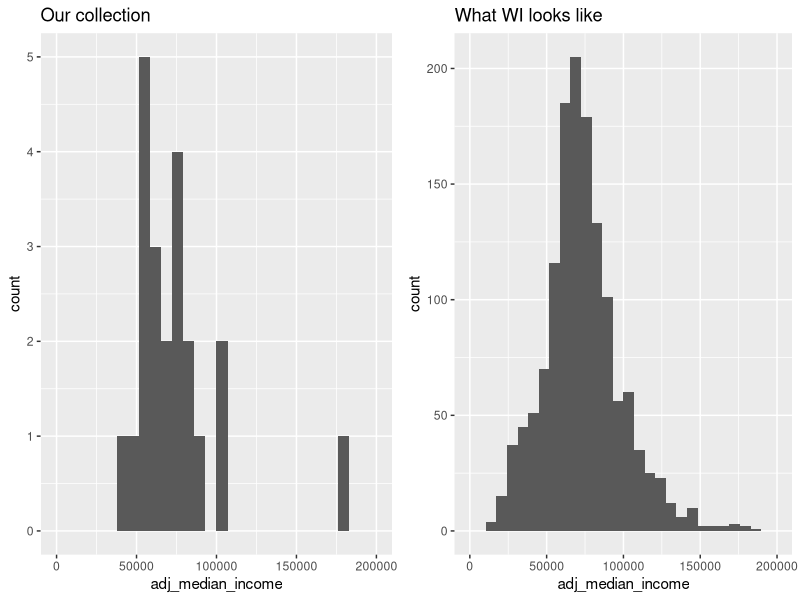
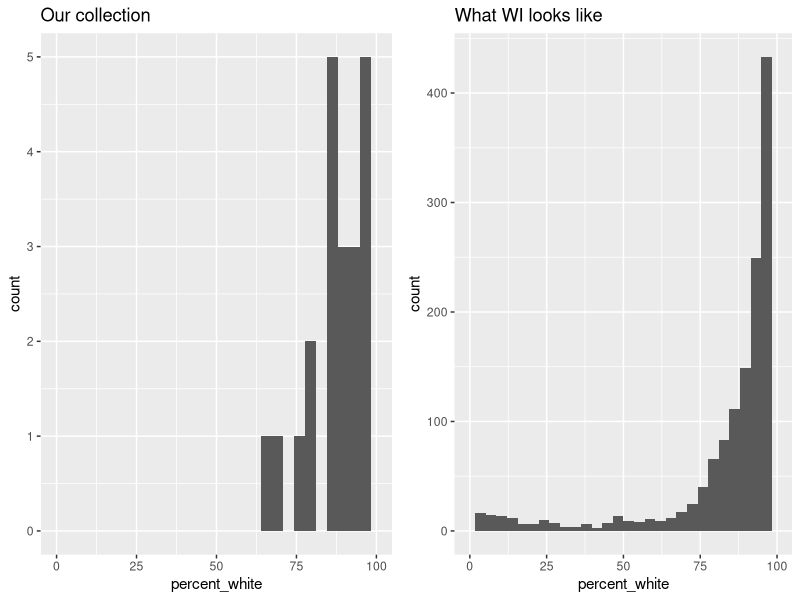
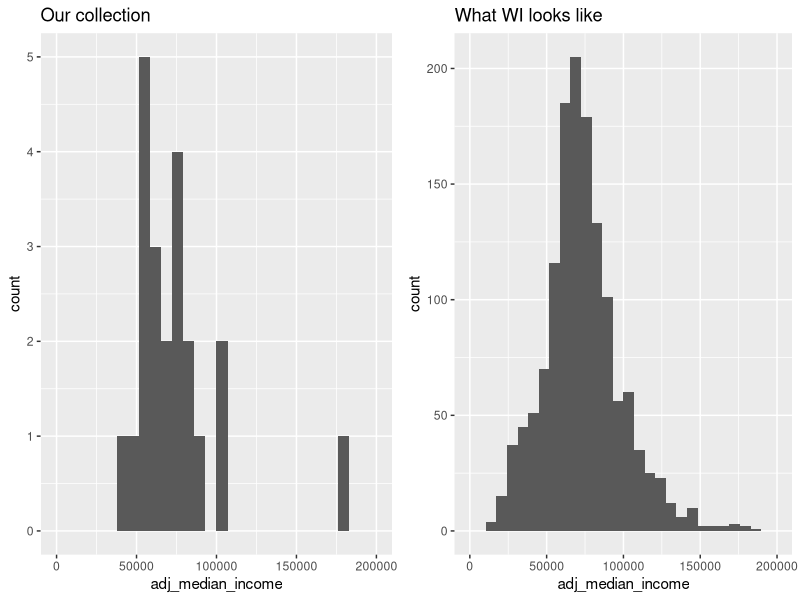
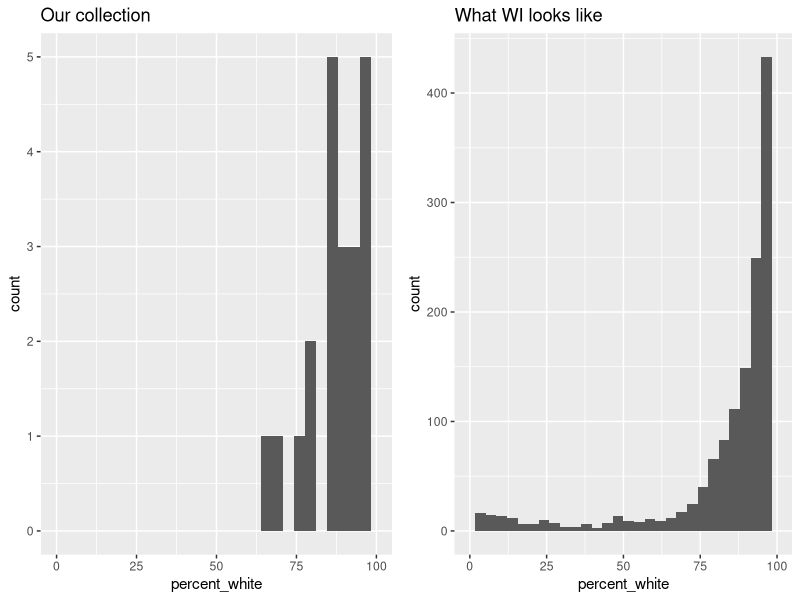

Source code (R) for these figures, in order: (Note: this script raises an error after producing the figures.)
# EMMA J. GRAHAM LINCK, MS
# Edited by Tung Nguyen - June 7, 2020

# Setup packages ####
### Install packages only if not present
if (!require("ggpubr")) install.packages("ggpubr")
if (!require("tidyverse")) install.packages("tidyverse")

### Loading packages
library(tidyverse); library(ggpubr)

### Setting working directory for Github repo
setwd('~/Documents/GitHub/ProjectSnafu')


# SECTION 1: RETROSPECTIVE: Assessing representativeness of sample #####
census_income <- read.csv("InputData/ACSST5Y2018.S1903_data_with_overlays_2020-05-29T093325.csv",
                   skip = 1, stringsAsFactors = FALSE)
#View(census_income)
census_income$Estimate..Median.income..dollars...FAMILIES..Families <- as.numeric(census_income$Estimate..Median.income..dollars...FAMILIES..Families)
census_population <- read.csv("InputData/ACSST5Y2018.S0101_data_with_overlays_2020-05-29T133200.csv", stringsAsFactors = FALSE,
                              skip = 1)
census_race <- read.csv("InputData/ACSDP5Y2018.DP05_data_with_overlays_2020-05-29T092432.csv",
                        skip = 1, stringsAsFactors = FALSE)
View(census_race)

# Read in Meta data
geo_id_data <- read.csv("InputData/ppe_meta_data.csv - CURRENT - ppe_meta_data.csv - Sheet1.csv") %>% select(id, geo_id) %>% unique()

# Read in Observational data
ppe_meta <- read.csv("InputData/meta_merged_observed.csv", stringsAsFactors = FALSE) %>% 
  left_join(geo_id_data, by = "id") %>% 
  filter(type == "grocery")
ppe_meta <- ppe_meta %>% 
  mutate(tag = "1400000US")%>% 
  unite(complete_id, c(tag, geo_id), sep = "", remove = FALSE)
ppe_id_match <- ppe_meta %>% select(id, complete_id) %>% unique()
ppe_obs <- read.csv("InputData/meta_merged_observed.csv", stringsAsFactors = FALSE) %>% 
  left_join(ppe_id_match, by = "id") %>% 
  group_by(complete_id) %>% 
  summarize(n = n())

##Calculating adjusted income for all census tracts in Wisconsin. Adjusted income =  Median family income for census tract divided by total number of people in census tract
all <- census_income %>% left_join(census_population, by = "id") %>% 
   mutate(adj_median_income = Estimate..Median.income..dollars...FAMILIES..Families,
                               adj_median_income_scaled = Estimate..Median.income..dollars...FAMILIES..Families/Estimate..Total..Total.population) %>% 
  select(id, adj_median_income, Estimate..Total..Total.population, adj_median_income_scaled)
View(all)

##Calculating adjusted income for census tracts we have sampled.
stuff <- ppe_obs %>% left_join(census_income, by = c("complete_id" = "id")) %>% 
  left_join(census_population, by = c("complete_id" = "id")) %>% 
  mutate(adj_median_income = Estimate..Median.income..dollars...FAMILIES..Families,
         adj_median_income_scaled = Estimate..Median.income..dollars...FAMILIES..Families/Estimate..Total..Total.population,
         zscore = (Estimate..Median.income..dollars...FAMILIES..Families-mean(all$adj_median_income, na.rm = TRUE)) / sd(all$adj_median_income, na.rm = TRUE)) %>% 
  left_join(ppe_meta, by = "complete_id") %>% 
  select(complete_id, adj_median_income, name, county) %>% unique()

a <- stuff %>% ggplot(aes(x = adj_median_income)) + geom_histogram() + xlim(0, 200000) + ggtitle("Our collection")                                           
b <- all %>% ggplot(aes(x =adj_median_income)) + geom_histogram() + xlim(0, 200000) + ggtitle("What WI looks like")

ggarrange(a, b)
ggsave("income.png")


# Calculating percentage of individuals identifiying as white in each census tract. Adjusted for number of individuals residing in each census tract. 
all_race <- census_race %>% 
  mutate(percent_white = (Estimate..RACE..Total.population..One.race..White / Estimate..RACE..Total.population * 100)) %>% 
  select(id, percent_white, Estimate..RACE..Total.population)

##Calculating adjusted percent white for census tracts we have sampled.
stuff_race <- ppe_obs %>% left_join(census_race, by = c("complete_id" = "id")) %>% 
  mutate(percent_white = Estimate..RACE..Total.population..One.race..White / Estimate..RACE..Total.population * 100)

c <- stuff_race %>% ggplot(aes(x = percent_white)) + geom_histogram() + xlim(0, 100) + ggtitle("Our collection")                                               
d <- all_race %>% ggplot(aes(x = percent_white)) + geom_histogram() + xlim(0, 100) + ggtitle("What WI looks like")         

ggarrange(c, d)
ggsave("percent_white.png")

# KS tests to determine if the two distributions are similar. 
percent_white = ks.test(all_race$percent_white, stuff_race$percent_white)
income = ks.test(all$adj_median_income, stuff$adj_median_income)

# Check, these are public demographic data
sum(complete.cases(all_race$percent_white))/length(all_race$percent_white) # 98.8% data complete
sum(complete.cases(all$adj_median_income))/length(all$adj_median_income) # 98.1% data complete

View(all)

# Check, these are OUR demographic data
sum(complete.cases(stuff_race$percent_white))/length(stuff_race$percent_white) # 84% data complete, race
sum(complete.cases(stuff$adj_median_income))/length(stuff$adj_median_income) # 84.6% data complete, income
# same data
# 1 1400000US55025000301                NA metcalfes dane    
# 2 1400000US55025000410                NA walmart   dane    
# 3 1400000US55109120401                NA econo_fds st_croix
# 4 1400000US55127001605                NA walmart   walworth
# probably census not collected here

# Check missing data, these are public data
stuff[not(complete.cases(stuff$adj_median_income)),]
stuff[not(complete.cases(stuff$adj_median_income)),]$complete_id
stuff_race[not(complete.cases(stuff_race$percent_white)),]$complete_id


# Plot the two densities together
plot_df = data.frame(Category="Our Data", Var=stuff$adj_median_income, check.names=F)
plot_df = rbind(plot_df, data.frame(Category="WI", Var=all$adj_median_income, check.names=F))
i = ggplot(plot_df, aes(x = Var, color = Category)) + geom_density() + ggtitle("Median Income") + labs(
    title = "Median Income",
    subtitle = paste0("KS p val = ", round(percent_white$p.value,3))
  ) + theme_classic() + theme(legend.position = "none") + theme(
    axis.text.y=element_blank(),
    axis.ticks.y=element_blank()) + xlab("Median Income per Census Tract") + ylab("Density")

plot_df = data.frame(Category="Our Data", Var=stuff_race$percent_white, check.names=F)
plot_df = rbind(plot_df, data.frame(Category="WI", Var=all_race$percent_white, check.names=F))
r = ggplot(plot_df, aes(x = Var, color = Category)) + geom_density() + labs(
  title = "Race",
  subtitle = paste0("KS p val = ", round(income$p.value,3))
) + theme_classic() + theme(
          axis.title.y=element_blank(),
          axis.text.y=element_blank(),
          axis.ticks.y=element_blank()) + xlab("% Non-White per Census Tract")
ggarrange(i,r)
ggsave("combined_KS.png",
       width = 8,
       height = 5)

#####STOP HERE. PROSPECTIVE ANALYSIS: 
# ALL BELOW CODE IS TO GENERATE DOC THAT PEOPLE USED TO FIND COUNTIES. NOT INCLUDED IN PAPER 

###### representative of county
#find adj_median_income in county with all census tracts

all_county <- census_income %>%  left_join(census_population, by = c("id", "Geographic.Area.Name")) %>% 
  mutate(county_name = substr(id, start = 10, stop = 14)) %>% 
  group_by(county_name) %>% 
  summarize(adj_median_income_weight = sum(Estimate..Median.income..dollars...FAMILIES..Families*((Estimate..Total..Total.population/sum(Estimate..Total..Total.population, na.rm = TRUE))), na.rm = TRUE))

#find adj_median_income in county with just our census tracts
stuff_county <- ppe_obs %>%  left_join(census_income, by = c("complete_id" = "id")) %>% 
  left_join(census_population, by =c("complete_id" = "id")) %>% 
  mutate(county_name = substr(complete_id, start = 10, stop = 14)) %>% 
  group_by(county_name) %>% 
  summarize(adj_median_income_weight = sum(Estimate..Median.income..dollars...FAMILIES..Families*((Estimate..Total..Total.population/sum(Estimate..Total..Total.population, na.rm = TRUE))), na.rm =TRUE)) %>% 
  left_join(all_county, by = "county_name") %>% 
  filter(!adj_median_income_weight.x == 0)

#correlate sampled vs county 
cor(stuff_county$adj_median_income_weight.x, stuff_county$adj_median_income_weight.y)
stuff_county <- stuff_county %>% mutate(diff = abs(adj_median_income_weight.x - adj_median_income_weight.y))
hist(stuff_county$diff)

####percent white
all_race_county <- census_race %>% 
  mutate(county_name = substr(id, start = 10, stop = 14)) %>% 
  group_by(county_name) %>%
  summarize(percent_white = mean(Estimate..RACE..Total.population..One.race..White/Estimate..RACE..Total.population*100, na.rm = TRUE))

stuff_race_county <- ppe_obs %>% left_join(census_race, by = c("complete_id" = "id")) %>% 
  mutate(county_name = substr(complete_id, start = 10, stop = 14)) %>% 
  group_by(county_name) %>% 
  summarize(percent_white = mean(Estimate..RACE..Total.population..One.race..White/Estimate..RACE..Total.population*100, na.rm = TRUE)) %>% 
  select(county_name, percent_white) %>% filter(!county_name == "55127")


t <- stuff_race_county %>% left_join(all_race_county, by = "county_name")
#finding correlation between county level percent white and sampled census tract percent whie
cor(t$percent_white.x, t$percent_white.y)

#code that identifies census tracts representative of the county
stuff_small <- stuff %>% unique() %>% select(adj_median_income, complete_id)
stuff_race_small <- stuff_race %>% select(percent_white, complete_id) %>% unique()

race_income_meta_data <- stuff_small %>% 
  left_join(stuff_race_small, by = "complete_id")  %>% 
  select(complete_id, percent_white, adj_median_income) %>% 
  mutate(county_name = substr(complete_id, start = 10, stop = 14)) %>% 
  left_join(ppe_meta, by = "complete_id")
write.csv(race_income_meta_data, "./PPE/data/meta_merged_observed_mobility_race_income.csv")


census_income_small <- census_income %>% select(id, Estimate..Median.income..dollars...FAMILIES..Families)
census_race_small <- census_race %>% select(id, Percent.Estimate..RACE..Total.population..One.race..White)

find_representative_census_tract <- function(county, race_window, income_window){
  census_income_small %>% 
    left_join(census_race_small, by = "id") %>% 
    mutate(county_name = substr(id, start = 10, stop = 14)) %>% 
    left_join(all_race_county) %>% 
    left_join(all_county) %>% 
    mutate(income_diff = abs(Estimate..Median.income..dollars...FAMILIES..Families - adj_median_income_weight), 
           race_diff = abs(as.numeric(Percent.Estimate..RACE..Total.population..One.race..White) - percent_white)) %>% 
    filter(county_name %in% county, income_diff <= income_window, race_diff <= race_window)
}

zipcodes <- data.frame( name = c("Adams", "Brown", "Green", "Kenosha", "Milwaukee", "Outagamie",
                                "Racine", "Rock", "Waushara", "Fond du Lac", "Winnebago"),
                       county_name = c("55001", "55009", "55045", "55059", "55079", "55087", "55101", "55105", "55137", "55039", "55139"))

to_do <- find_representative_census_tract(zipcodes$county_name, 20, 25000) %>% 
  left_join(zipcodes, by = "county_name")
  
write.csv(to_do, "./PPE/data/future_collection_sites_income_within_25000_race_20.csv")

